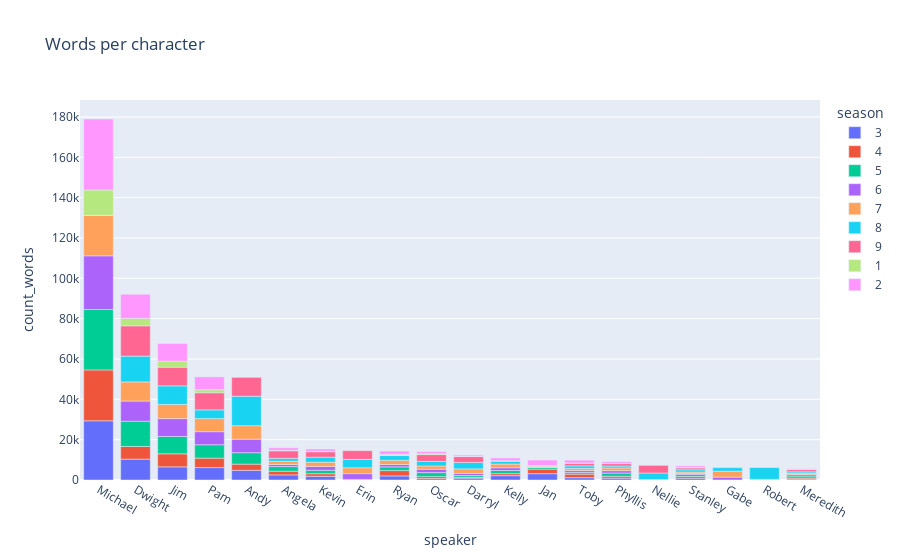

The notebook cell this image was saved under:
### Code cell
char_wrd = df[['season', 'line_text', 'speaker']]

char_wrd['count_words'] = [len(x.split()) for x in df['line_text'].tolist()]
char_wrd['season'] = char_wrd['season'].astype(str)

char_wrd_count = char_wrd.groupby(['speaker', 'season'])['count_words'].agg('sum').reset_index()

top_wrd = char_wrd.groupby(['speaker'])['count_words'].agg('sum').sort_values(ascending=False).index[:20].to_list()

#filter for top 20 characters
char_wrd_filtered = char_wrd_count[char_wrd_count['speaker'].isin(top_wrd)]

fig = px.bar(char_wrd_filtered, x='speaker', y='count_words', color='season', title='Words per character')
fig.update_xaxes(categoryorder='array', categoryarray= top_wrd)

### Figure 1 — Plotly figure (JSON) as saved in the notebook; plotly's stock layout.template omitted (floating-point values rounded to 4 significant figures)
{"data": [{"alignmentgroup": "True", "hovertemplate": "season=3<br>speaker=%{x}<br>count_words=%{y}<extra></extra>", "legendgroup": "3", "marker": {"color": "#636efa", "pattern": {"shape": ""}}, "name": "3", "offsetgroup": "3", "orientation": "v", "showlegend": true, "textposition": "auto", "type": "bar", "x": ["Andy", "Angela", "Darryl", "Dwight", "Jan", "Jim", "Kelly", "Kevin", "Meredith", "Michael", "Oscar", "Pam", "Phyllis", "Ryan", "Stanley", "Toby"], "xaxis": "x", "y": [4806, 2538, 920, 10346, 3129, 6523, 2152, 1822, 482, 29350, 717, 6165, 907, 2035, 889, 1152], "yaxis": "y"}, {"alignmentgroup": "True", "hovertemplate": "season=4<br>speaker=%{x}<br>count_words=%{y}<extra></extra>", "legendgroup": "4", "marker": {"color": "#EF553B", "pattern": {"shape": ""}}, "name": "4", "offsetgroup": "4", "orientation": "v", "showlegend": true, "textposition": "auto", "type": "bar", "x": ["Andy", "Angela", "Darryl", "Dwight", "Jan", "Jim", "Kelly", "Kevin", "Meredith", "Michael", "Oscar", "Pam", "Phyllis", "Ryan", "Stanley", "Toby"], "xaxis": "x", "y": [3061, 1826, 444, 6286, 2268, 6449, 992, 1292, 481, 25235, 953, 4690, 935, 2640, 870, 1773], "yaxis": "y"}, {"alignmentgroup": "True", "hovertemplate": "season=5<br>speaker=%{x}<br>count_words=%{y}<extra></extra>", "legendgroup": "5", "marker": {"color": "#00cc96", "pattern": {"shape": ""}}, "name": "5", "offsetgroup": "5", "orientation": "v", "showlegend": true, "textposition": "auto", "type": "bar", "x": ["Andy", "Angela", "Darryl", "Dwight", "Erin", "Jan", "Jim", "Kelly", "Kevin", "Meredith", "Michael", "Oscar", "Pam", "Phyllis", "Ryan", "Stanley", "Toby"], "xaxis": "x", "y": [5664, 2278, 861, 12520, 311, 804, 8610, 1581, 1712, 998, 29950, 1987, 6619, 1609, 1831, 983, 832], "yaxis": "y"}, {"alignmentgroup": "True", "hovertemplate": "season=6<br>speaker=%{x}<br>count_words=%{y}<extra></extra>", "legendgroup": "6", "marker": {"color": "#ab63fa", "pattern": {"shape": ""}}, "name": "6", "offsetgroup": "6", "orientation": "v", "showlegend": true, "textposition": "auto", "type": "bar", "x": ["Andy", "Angela", "Darryl", "Dwight", "Erin", "Gabe", "Jim", "Kelly", "Kevin", "Meredith", "Michael", "Oscar", "Pam", "Phyllis", "Ryan", "Stanley", "Toby"], "xaxis": "x", "y": [6695, 1068, 1021, 9999, 2835, 1427, 8862, 1359, 1888, 727, 26630, 1676, 6489, 1189, 1184, 554, 980], "yaxis": "y"}, {"alignmentgroup": "True", "hovertemplate": "season=7<br>speaker=%{x}<br>count_words=%{y}<extra></extra>", "legendgroup": "7", "marker": {"color": "#FFA15A", "pattern": {"shape": ""}}, "name": "7", "offsetgroup": "7", "orientation": "v", "showlegend": true, "textposition": "auto", "type": "bar", "x": ["Andy", "Angela", "Darryl", "Dwight", "Erin", "Gabe", "Jan", "Jim", "Kelly", "Kevin", "Meredith", "Michael", "Nellie", "Oscar", "Pam", "Phyllis", "Robert", "Ryan", "Stanley", "Toby"], "xaxis": "x", "y": [6686, 1611, 2280, 9469, 2915, 2961, 305, 7034, 1822, 2129, 645, 20041, 211, 1623, 6507, 1339, 342, 2086, 641, 1027], "yaxis": "y"}, {"alignmentgroup": "True", "hovertemplate": "season=8<br>speaker=%{x}<br>count_words=%{y}<extra></extra>", "legendgroup": "8", "marker": {"color": "#19d3f3", "pattern": {"shape": ""}}, "name": "8", "offsetgroup": "8", "orientation": "v", "showlegend": true, "textposition": "auto", "type": "bar", "x": ["Andy", "Angela", "Darryl", "Dwight", "Erin", "Gabe", "Jim", "Kelly", "Kevin", "Meredith", "Nellie", "Oscar", "Pam", "Phyllis", "Robert", "Ryan", "Stanley", "Toby"], "xaxis": "x", "y": [14629, 1443, 3195, 12809, 4151, 1756, 9213, 1425, 2484, 735, 3260, 2282, 4310, 944, 5833, 2354, 1110, 1244], "yaxis": "y"}, {"alignmentgroup": "True", "hovertemplate": "season=9<br>speaker=%{x}<br>count_words=%{y}<extra></extra>", "legendgroup": "9", "marker": {"color": "#FF6692", "pattern": {"shape": ""}}, "name": "9", "offsetgroup": "9", "orientation": "v", "showlegend": true, "textposition": "auto", "type": "bar", "x": ["Andy", "Angela", "Darryl", "Dwight", "Erin", "Gabe", "Jan", "Jim", "Kelly", "Kevin", "Meredith", "Michael", "Nellie", "Oscar", "Pam", "Phyllis", "Robert", "Ryan", "Stanley", "Toby"], "xaxis": "x", "y": [9368, 3708, 2895, 15010, 4319, 238, 324, 9250, 176, 2700, 1093, 26, 3792, 3363, 8488, 1209, 191, 217, 954, 1348], "yaxis": "y"}, {"alignmentgroup": "True", "hovertemplate": "season=1<br>speaker=%{x}<br>count_words=%{y}<extra></extra>", "legendgroup": "1", "marker": {"color": "#B6E880", "pattern": {"shape": ""}}, "name": "1", "offsetgroup": "1", "orientation": "v", "showlegend": true, "textposition": "auto", "type": "bar", "x": ["Angela", "Darryl", "Dwight", "Jan", "Jim", "Kelly", "Kevin", "Meredith", "Michael", "Oscar", "Pam", "Phyllis", "Ryan", "Stanley", "Toby"], "xaxis": "x", "y": [253, 111, 3702, 356, 3009, 26, 202, 149, 12590, 427, 1481, 75, 330, 161, 94], "yaxis": "y"}, {"alignmentgroup": "True", "hovertemplate": "season=2<br>speaker=%{x}<br>count_words=%{y}<extra></extra>", "legendgroup": "2", "marker": {"color": "#FF97FF", "pattern": {"shape": ""}}, "name": "2", "offsetgroup": "2", "orientation": "v", "showlegend": true, "textposition": "auto", "type": "bar", "x": ["Angela", "Darryl", "Dwight", "Jan", "Jim", "Kelly", "Kevin", "Meredith", "Michael", "Oscar", "Pam", "Phyllis", "Ryan", "Stanley", "Toby"], "xaxis": "x", "y": [1257, 629, 11973, 2690, 8710, 1418, 1155, 330, 35173, 1102, 6410, 847, 1649, 827, 1388], "yaxis": "y"}], "layout": {"barmode": "relative", "legend": {"title": {"text": "season"}, "tracegroupgap": 0}, "title": {"text": "Words per character"}, "xaxis": {"anchor": "y", "categoryarray": ["Michael", "Dwight", "Jim", "Pam", "Andy", "Angela", "Kevin", "Erin", "Ryan", "Oscar", "Darryl", "Kelly", "Jan", "Toby", "Phyllis", "Nellie", "Stanley", "Gabe", "Robert", "Meredith"], "categoryorder": "array", "domain": [0, 1], "title": {"text": "speaker"}}, "yaxis": {"anchor": "x", "domain": [0, 1], "title": {"text": "count_words"}}}}
